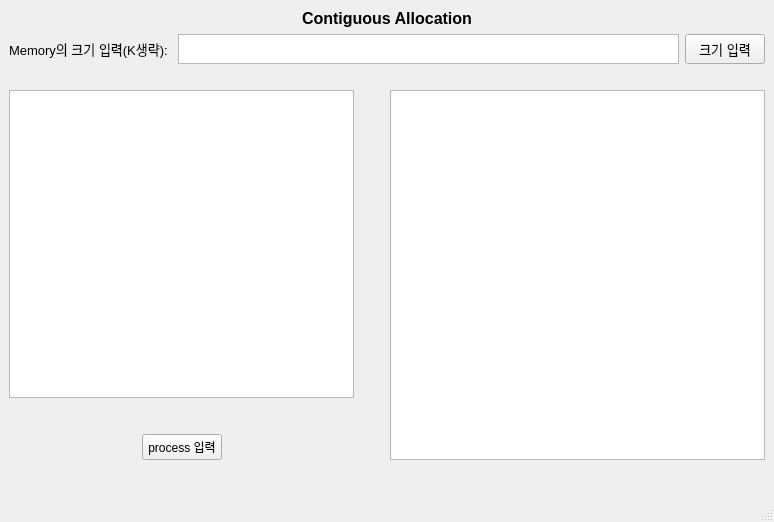
<?xml version="1.0" encoding="UTF-8"?>
<ui version="4.0">
 <class>MainWindow</class>
 <widget class="QMainWindow" name="MainWindow">
  <property name="windowModality">
   <enum>Qt::NonModal</enum>
  </property>
  <property name="geometry">
   <rect>
    <x>0</x>
    <y>0</y>
    <width>774</width>
    <height>522</height>
   </rect>
  </property>
  <property name="windowTitle">
   <string>Operating System</string>
  </property>
  <property name="documentMode">
   <bool>false</bool>
  </property>
  <widget class="QWidget" name="centralwidget">
   <layout class="QVBoxLayout" name="verticalLayout_4">
    <item>
     <layout class="QVBoxLayout" name="verticalLayout_3">
      <item>
       <layout class="QVBoxLayout" name="verticalLayout_2">
        <item>
         <widget class="QLabel" name="label">
          <property name="font">
           <font>
            <pointsize>12</pointsize>
            <weight>75</weight>
            <bold>true</bold>
           </font>
          </property>
          <property name="text">
           <string>Contiguous Allocation</string>
          </property>
          <property name="alignment">
           <set>Qt::AlignCenter</set>
          </property>
         </widget>
        </item>
        <item>
         <layout class="QHBoxLayout" name="horizontalLayout_3">
          <item>
           <widget class="QLabel" name="label_2">
            <property name="font">
             <font>
              <pointsize>10</pointsize>
             </font>
            </property>
            <property name="text">
             <string>Memory의 크기 입력(K생략): </string>
            </property>
           </widget>
          </item>
          <item>
           <widget class="QPlainTextEdit" name="size_plainTextEdit">
            <property name="minimumSize">
             <size>
              <width>0</width>
              <height>30</height>
             </size>
            </property>
            <property name="maximumSize">
             <size>
              <width>16777215</width>
              <height>30</height>
             </size>
            </property>
            <property name="font">
             <font>
              <pointsize>10</pointsize>
             </font>
            </property>
           </widget>
          </item>
          <item>
           <widget class="QPushButton" name="size_pushButton">
            <property name="minimumSize">
             <size>
              <width>0</width>
              <height>30</height>
             </size>
            </property>
            <property name="maximumSize">
             <size>
              <width>16777215</width>
              <height>30</height>
             </size>
            </property>
            <property name="font">
             <font>
              <pointsize>10</pointsize>
             </font>
            </property>
            <property name="text">
             <string>크기 입력</string>
            </property>
           </widget>
          </item>
         </layout>
        </item>
        <item>
         <layout class="QHBoxLayout" name="horizontalLayout_2">
          <property name="topMargin">
           <number>20</number>
          </property>
          <item>
           <layout class="QVBoxLayout" name="verticalLayout">
            <property name="rightMargin">
             <number>30</number>
            </property>
            <item>
             <widget class="QPlainTextEdit" name="Input_plainTextEdit"/>
            </item>
            <item>
             <layout class="QHBoxLayout" name="horizontalLayout">
              <property name="topMargin">
               <number>30</number>
              </property>
              <item>
               <spacer name="horizontalSpacer">
                <property name="orientation">
                 <enum>Qt::Horizontal</enum>
                </property>
                <property name="sizeHint" stdset="0">
                 <size>
                  <width>40</width>
                  <height>20</height>
                 </size>
                </property>
               </spacer>
              </item>
              <item>
               <widget class="QPushButton" name="Input_pushButton">
                <property name="text">
                 <string>process 입력</string>
                </property>
               </widget>
              </item>
              <item>
               <spacer name="horizontalSpacer_2">
                <property name="orientation">
                 <enum>Qt::Horizontal</enum>
                </property>
                <property name="sizeHint" stdset="0">
                 <size>
                  <width>40</width>
                  <height>20</height>
                 </size>
                </property>
               </spacer>
              </item>
             </layout>
            </item>
           </layout>
          </item>
          <item>
           <widget class="QTextBrowser" name="Output_textBrowser"/>
          </item>
         </layout>
        </item>
       </layout>
      </item>
      <item>
       <widget class="QLabel" name="Info_label">
        <property name="minimumSize">
         <size>
          <width>0</width>
          <height>25</height>
         </size>
        </property>
        <property name="maximumSize">
         <size>
          <width>16777215</width>
          <height>25</height>
         </size>
        </property>
        <property name="text">
         <string/>
        </property>
       </widget>
      </item>
     </layout>
    </item>
   </layout>
  </widget>
  <widget class="QMenuBar" name="menubar">
   <property name="geometry">
    <rect>
     <x>0</x>
     <y>0</y>
     <width>774</width>
     <height>26</height>
    </rect>
   </property>
  </widget>
  <widget class="QStatusBar" name="statusbar"/>
 </widget>
 <resources/>
 <connections/>
</ui>
